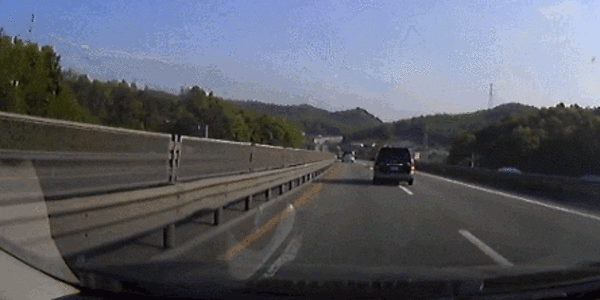
#> input picture vision/test-imgs/3/3-0.png, 600 x 300 px; its folder holds only this picture in this run
$ python detect-lane-anim.py
#> lines starting #> are read from the running program, lines starting #| are printed output that depends on the picture; after the words box and inside, x2 and y2 are one past the last pixel; in counts of white or black regions, pixels touching at a corner belong together
import numpy as np
import math
import time
import cv2

# must be odd number:
GAUSS_KERNEL_SIZE=5

CANNY_LOW_THRESHOLD=150
CANNY_HIGH_THRESHOLD=200

for i in range(139):
    img = cv2.imread('test-imgs/3/3-%d.png' % i,0)
#> img: shape (300, 600); min 0, max 226, mean 93.4
    org = img.copy()
    org = cv2.cvtColor(org, cv2.COLOR_GRAY2RGB)
    #Blur, we only want trully contrasting stuff to stand out, not artifacts
    img = cv2.GaussianBlur(img, (GAUSS_KERNEL_SIZE, GAUSS_KERNEL_SIZE), 0)
    #Edge detection!
    img = cv2.Canny(img, CANNY_LOW_THRESHOLD, CANNY_HIGH_THRESHOLD)
#> img: shape (300, 600); 1.1% white in thin lines or dots, all inside (x1, y1, x2, y2) = (0, 35, 600, 299)
    #Trim to what's in front
    mask = np.zeros_like(img)
    ignore_mask_color = 255
    vertices = np.array([
      [100, 260],
      [230, 130],
      [400, 130],
      [530, 260]
    ], np.int32)
    cv2.fillPoly(mask, [vertices], ignore_mask_color)
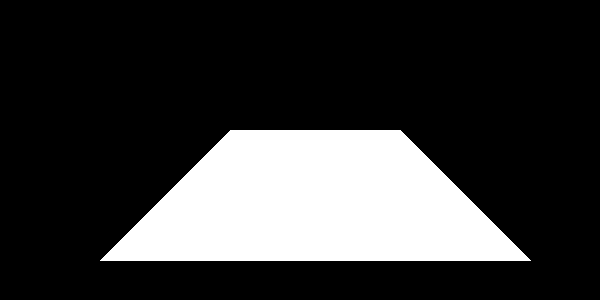
#> mask: shape (300, 600); 21.9% white; 1 white region, box (x1, y1, x2, y2) and area: (100, 130, 531, 261) 39431
    img = cv2.bitwise_and(img, mask)
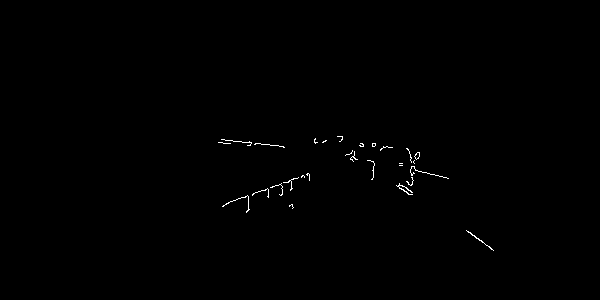
#> img: shape (300, 600); 0.33% white in thin lines or dots, all inside (x1, y1, x2, y2) = (218, 136, 494, 251)
    #Lines detection
    line_segments = cv2.HoughLinesP(img, 1, math.pi/180, 20, np.array([]), minLineLength=30, maxLineGap=100)
#> line_segments = [[226, 203, 388, 147], [221, 139, 414, 163], [339, 141, 489, 246], [349, 154, 409, 194], [352, 151, 492, 249], [223, 205, 391, 147], [315, 143, 448, 178], [255, 192, 387, 146], [249, 141, 414, 167]]
    img = cv2.cvtColor(img, cv2.COLOR_GRAY2RGB)
    with_segments = img.copy()
    if line_segments is None:
        print("Frame skip - no line segments from HoughLines")
        continue
    for line in line_segments:
        line = line[0]
        with_segments = cv2.line(with_segments, (line[0], line[1]), (line[2], line[3]), (255,0,0), 2)
#> this loop made 9 passes
#> pass 1, `with_segments = cv2.line(with_segments, (line[0], line[1]), (line[2], ..`:
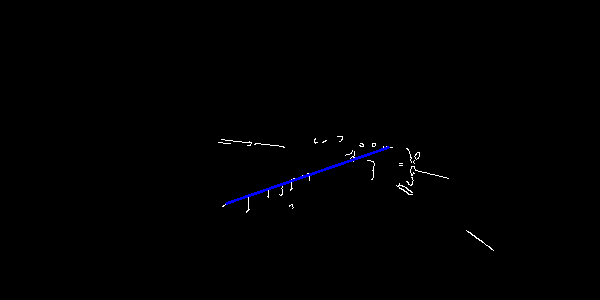
#> with_segments: shape (300, 600, 3); mean B, G, R 1.4, 0.7, 0.7
#> after the loop:
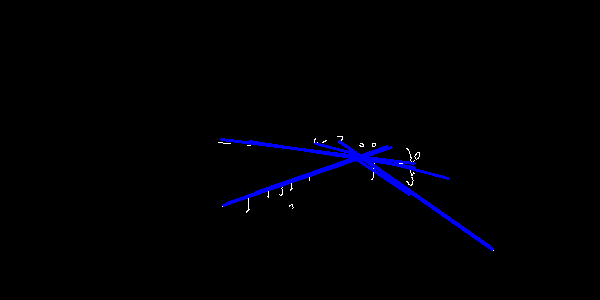
#> with_segments: shape (300, 600, 3); mean B, G, R 4.1, 0.3, 0.3
    #get a,b of lines
    lines = []
    for l in line_segments:
        l = l[0]
        #a = np.arctan2(l[3]-l[1], l[2]-l[0])
        a = (l[3] - l[1])/(l[2] - l[0])
        b = l[1] - a*l[0]
        lines.append([a, b])
#> this loop made 9 passes
#> (l, a, b) on passes 1 to 9: ([226, 203, 388, 147], -0.346, 281.1), ([221, 139, 414, 163], 0.124, 111.5), ([339, 141, 489, 246], 0.7, -96.3), ([349, 154, 409, 194], 0.667, -78.67), ([352, 151, 492, 249], 0.7, -95.4), ([223, 205, 391, 147], -0.345, 282), ([315, 143, 448, 178], 0.263, 60.11), ([255, 192, 387, 146], -0.348, 280.9), ([249, 141, 414, 167], 0.158, 101.8)
#> after the loop, lines = [[-0.346, 281.1], [0.124, 111.5], [0.7, -96.3], [0.667, -78.67], [0.7, -95.4], [-0.345, 282], [0.263, 60.11], [-0.348, 280.9], [0.158, 101.8]]
    # merge similar lines
    criteria = (cv2.TERM_CRITERIA_EPS + cv2.TERM_CRITERIA_MAX_ITER, 10, 1.0)
    flags = cv2.KMEANS_RANDOM_CENTERS
    compactness,labels,centers = cv2.kmeans(np.array(lines, np.float32),min(4,len(lines)),None,criteria,10,flags)
#> compactness = 245.5; labels = [2, 0, 3, 3, 3, 2, 1, 2, 0]; centers = [[0.141, 106.6], [0.263, 60.11], [-0.346, 281.3], [0.689, -90.12]]
    lines = centers
#> lines has the same summary as centers
    if lines is None:
        print("Frame skip - no clusters from kmeans")
        continue
    plines = []
    for line in lines:
        a = line[0]
        b = line[1]
        try:
            p1 = (int((130-b)/a), 130)
            p2 = (int((img.shape[0]-b)/a), img.shape[0])
        except OverflowError:
            continue
        plines.append((p1,p2))
#> this loop made 4 passes
#> (a, b, p1, p2) on passes 1 to 4: (0.141, 106.6, (165, 130), (1371, 300)), (0.263, 60.11, (265, 130), (911, 300)), (-0.346, 281.3, (436, 130), (-53, 300)), (0.689, -90.12, (319, 130), (566, 300))
#> after the loop, plines = [((165, 130), (1371, 300)), ((265, 130), (911, 300)), ((436, 130), (-53, 300)), ((319, 130), (566, 300))]
    plines.sort(key=lambda x: x[1][0])
    lline = None
    rline = None
    for line in plines:
        if line[1][0] < img.shape[0]/2 and line[1][0] < line[0][0]:
            lline = line
        if not rline and line[1][0] > img.shape[0]/2 and line[1][0] > line[0][0]:
            rline = line
#> this loop made 4 passes
#> lline on pass 1: ((436, 130), (-53, 300))
#> rline on pass 2: ((319, 130), (566, 300))
    d = (rline, lline)
#> d = (((319, 130), (566, 300)), ((436, 130), (-53, 300)))
    if not rline or not lline:
        d = plines
        print("No rline or lline")
    for line in d:
        p1 = line[0]
        p2 = line[1]
        img = cv2.line(img, p1, p2, (0,255,0), 2)
        org = cv2.line(org, p1, p2, (0,255,0), 2)
#> this loop made 2 passes
#> pass 1, `img = cv2.line(img, p1, p2, (0,255,0), 2)`:
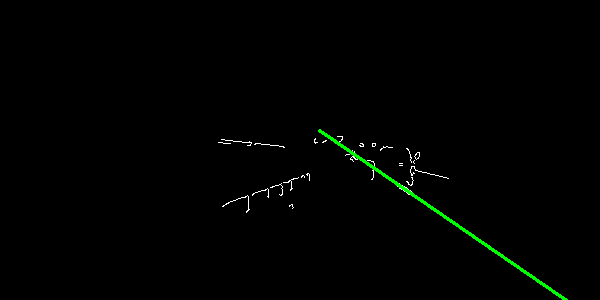
#> img: shape (300, 600, 3); mean B, G, R 0.7, 2.1, 0.7
#> pass 1, `org = cv2.line(org, p1, p2, (0,255,0), 2)`:
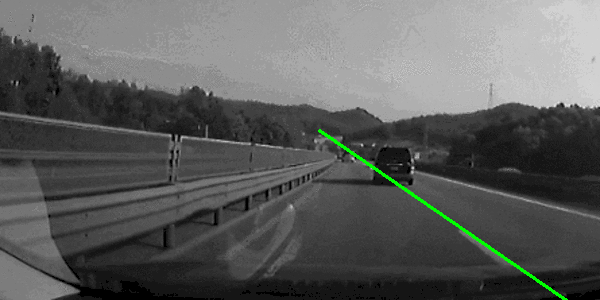
#> org: shape (300, 600, 3); mean B, G, R 93.1, 94.5, 93.1
#> pass 2, `org = cv2.line(org, p1, p2, (0,255,0), 2)`:
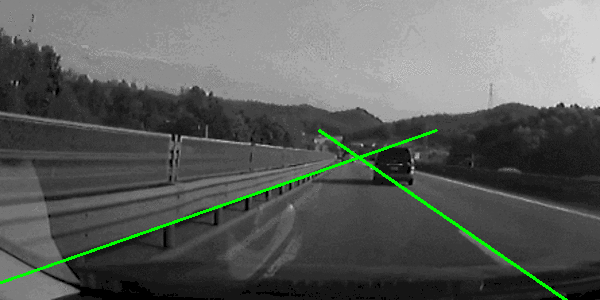
#> org: shape (300, 600, 3); 0.75% of pixels changed, all inside (x1, y1, x2, y2) = (0, 129, 438, 284)
#> (the run stopped early here; a loop or call above may not have finished)
